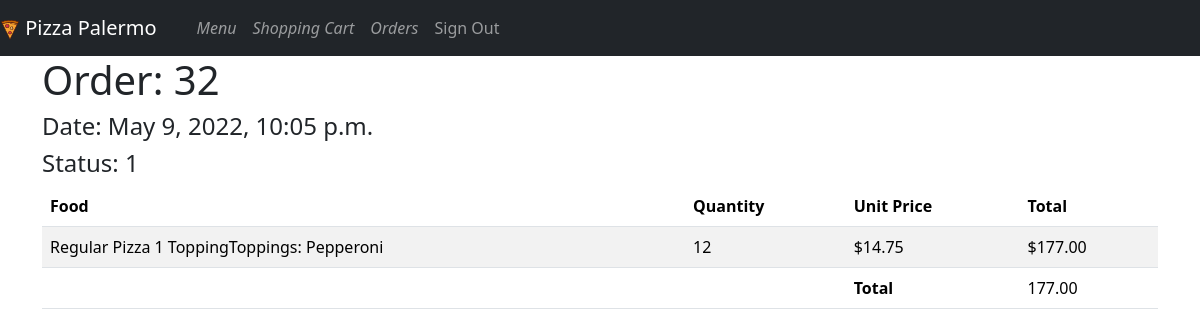
The app's page /orders/32/detail (signed in) with its own data.
### orders/models.py (models this page shows, shortened)
class Order(models.Model):
    STATUS=((0,"Draft, in cart"), (1, "Placed, release by client"),
            (2, "Cooked"), (3, "Deliveried"),
            (4, "Canceled"), (5, "Paid"),)
    STATUS_DRAFT = 0
    order_total = models.DecimalField(default=0, max_digits=6, decimal_places=2)
    order_date = models.DateTimeField(auto_now_add=True, null=True, blank=True)
    status = models.PositiveSmallIntegerField(choices=STATUS, default=STATUS_DRAFT)
    user = models.ForeignKey(User, on_delete=models.SET_NULL,
                            related_name="OrderUser", null=True, blank=True)

class Cart(models.Model):
    STATUS=((0,"Open"), (1, "Release"))
    STATUS_OPEN = 0
    INITIAL_QTY = 0
    INITIAL_COST = 0
    order = models.ForeignKey(Order, on_delete=models.CASCADE, blank=True, null=True,
                                 related_name="CartOrder")
    user = models.ForeignKey(User, on_delete=models.CASCADE, related_name="Cart_User")
    menu = models.ForeignKey(Menu, on_delete=models.CASCADE, related_name="Cart_Menu")
    quantity = models.IntegerField(default=INITIAL_QTY)
    status = models.PositiveSmallIntegerField(choices=STATUS, default=STATUS_OPEN)
    sub_total_item = models.DecimalField(max_digits=6, decimal_places=2,
                                        default=INITIAL_COST)
    toppings = models.ManyToManyField(Topping, related_name="CartTopping", blank=True)
    extra = models.ManyToManyField(Extra, related_name="CartExtra", blank=True)

class Menu(models.Model):
    photo = models.ImageField(upload_to='food-img/', default = 'food-img/None/no-img.jpg')
    ingredient = models.CharField(max_length=64, default="")
    price = models.DecimalField(max_digits=6, decimal_places=2)

class Pizza(Menu):
    SIZE = ((0,"Small"), (1,"Large"),)
    MEAL_TYPE = ((0,"Regular Pizza"),(1,"Sicilian Pizza"),)
    AMOUNT_TOPPINGS = ((0,0),(1,1),(2,2),(3,3))
    meal_type = models.PositiveSmallIntegerField(choices=MEAL_TYPE)
    meal_size = models.PositiveSmallIntegerField(choices=SIZE)
    amount_toppings = models.PositiveSmallIntegerField(choices=AMOUNT_TOPPINGS,default=0)

class Topping(models.Model):
    topping = models.CharField(max_length=64)

### orders/views.py (the view)
# urls.py: path("orders/<int:pk>/detail", DetailOrderView.as_view(), name="detailinvoices"),
class DetailOrderView(DetailView):
    template_name = "orders/invoices_detail.html"
    login_url = reverse_lazy("orders:login")
    STATUS_DRAFT = 0
    def get_queryset(self):
        queryset = Order.objects.filter(Q(user=self.request.user)&
                        ~Q(status=self.STATUS_DRAFT) &
                        Q(id=self.kwargs.get("pk",0)))
        return queryset
    def get_context_data(self, **kwargs):
        context = super().get_context_data(**kwargs)
        try:
            order = Order.objects.get(Q(user=self.request.user)&
                                    ~Q(status=self.STATUS_DRAFT) &
                                    Q(id=self.kwargs.get("pk",0)))
        except Order.DoesNotExist:
            return context
        else:
            context["carts"]=Cart.objects.filter(Q(user=self.request.user)&
                            ~Q(status=self.STATUS_DRAFT) &
                            Q(order=order))
            context["total"] = order.order_total
            return context

### orders/helpers.py (called while the page is built)
def is_pizza(food):
    try:
        return isinstance(food.pizza,Pizza)
    except Menu.pizza.RelatedObjectDoesNotExist:
        return False

### orders/templatetags/orders_extras.py (called while the page is built, shortened)
@register.filter()
def food_desc(item):
    text = ""
    if(is_pizza(item.menu)):
        text += f"{Pizza.MEAL_TYPE[item.menu.pizza.meal_type][1]} {item.menu.ingredient}"
        queryset = item.toppings.all()
        max_top = len(queryset)
        for index, top in enumerate(queryset):
            if index==0:
                text += "Toppings: "
            text += f"{top.topping}"
            if index+1<max_top:
                text += ", "
        return text

### orders/templates/orders/invoices_detail.html (shortened to what this page needs)
{% extends "orders/base.html" %}
{% block body %}
{% load orders_extras %}
<h1>Order: {{object.id}}</h1>
<h4>Date: {{object.order_date}}</h4>
<h4>Status: {{object.status}}</h4>
{% include "orders/item_carts.html" with carts=carts editable=False total=total%}
{% endblock %}

### orders/templates/orders/item_carts.html (shortened to what this page needs)
{% load orders_extras %}
<table class="table table-striped">
    <thead>
      <tr>
        <th> Food </th>
        <th> Quantity </th>
        <th> Unit Price </th>
        <th> Total </th>
      </tr>
    </thead>
    <tbody>
    {% for item in carts %}
      <tr>
        <td>
          {{ item|food_desc }}
        </td>
        <td> {{item.quantity}}</td>
        <td> ${{item.menu.price}}</td>
        <td> ${{item.sub_total_item}}
        </td>
      </tr>
    {% endfor %}
    </tbody>
    {%if total%}
    <tfoot>
      <tr>
        <td></td>
        <td></td>
        <td>
          <span style="font-weight:bold;">Total </span>
        </td>
        <td>{{total}}</td>
      </tr>
    </tfoot>
    {% endif %}
    </table>

### records on screen
Order: id "32", order_date "May 9, 2022, 10:05 p.m.", status "1", order_total "177.00"
Cart: menu+id "Regular Pizza 1 ToppingToppings: Pepperoni", quantity "12", menu.price "14.75", sub_total_item "177.00"
